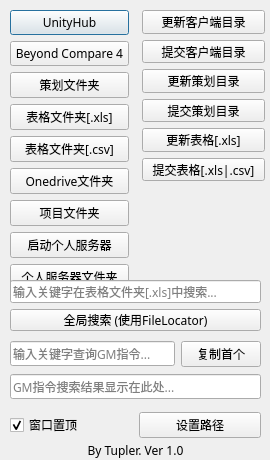
<?xml version="1.0" encoding="UTF-8"?>
<ui version="4.0">
 <class>Dialog</class>
 <widget class="QDialog" name="Dialog">
  <property name="enabled">
   <bool>true</bool>
  </property>
  <property name="geometry">
   <rect>
    <x>0</x>
    <y>0</y>
    <width>270</width>
    <height>460</height>
   </rect>
  </property>
  <property name="sizePolicy">
   <sizepolicy hsizetype="Ignored" vsizetype="Preferred">
    <horstretch>0</horstretch>
    <verstretch>0</verstretch>
   </sizepolicy>
  </property>
  <property name="minimumSize">
   <size>
    <width>270</width>
    <height>460</height>
   </size>
  </property>
  <property name="maximumSize">
   <size>
    <width>270</width>
    <height>460</height>
   </size>
  </property>
  <property name="font">
   <font>
    <family>宋体</family>
   </font>
  </property>
  <property name="windowTitle">
   <string>工具集</string>
  </property>
  <property name="windowIcon">
   <iconset>
    <normaloff>UI/icon_designSimpleTool.png</normaloff>UI/icon_designSimpleTool.png</iconset>
  </property>
  <property name="windowOpacity">
   <double>0.750000000000000</double>
  </property>
  <widget class="QWidget" name="verticalLayoutWidget">
   <property name="geometry">
    <rect>
     <x>10</x>
     <y>10</y>
     <width>121</width>
     <height>261</height>
    </rect>
   </property>
   <layout class="QVBoxLayout" name="lo_fastOpenTool">
    <property name="sizeConstraint">
     <enum>QLayout::SetMinimumSize</enum>
    </property>
    <property name="leftMargin">
     <number>0</number>
    </property>
    <property name="rightMargin">
     <number>2</number>
    </property>
    <item>
     <widget class="QPushButton" name="btn_openUnityHub">
      <property name="text">
       <string>UnityHub</string>
      </property>
     </widget>
    </item>
    <item>
     <widget class="QPushButton" name="btn_openBeyondCompare">
      <property name="text">
       <string>Beyond Compare 4</string>
      </property>
     </widget>
    </item>
    <item>
     <widget class="QPushButton" name="btn_openDesignFolder">
      <property name="text">
       <string>策划文件夹</string>
      </property>
     </widget>
    </item>
    <item>
     <widget class="QPushButton" name="btn_openExcelTableFolder">
      <property name="text">
       <string>表格文件夹[.xls]</string>
      </property>
     </widget>
    </item>
    <item>
     <widget class="QPushButton" name="btn_openExcelDataFolder">
      <property name="text">
       <string>表格文件夹[.csv]</string>
      </property>
     </widget>
    </item>
    <item>
     <widget class="QPushButton" name="btn_openOnedriveFolder">
      <property name="text">
       <string>Onedrive文件夹</string>
      </property>
     </widget>
    </item>
    <item>
     <widget class="QPushButton" name="btn_openProjectFolder">
      <property name="text">
       <string>项目文件夹</string>
      </property>
     </widget>
    </item>
    <item>
     <widget class="QPushButton" name="btn_runSelfServer">
      <property name="text">
       <string>启动个人服务器</string>
      </property>
     </widget>
    </item>
    <item>
     <widget class="QPushButton" name="btn_openSelfServerFolder">
      <property name="text">
       <string>个人服务器文件夹</string>
      </property>
     </widget>
    </item>
   </layout>
  </widget>
  <widget class="QWidget" name="verticalLayoutWidget_2">
   <property name="geometry">
    <rect>
     <x>140</x>
     <y>10</y>
     <width>125</width>
     <height>171</height>
    </rect>
   </property>
   <layout class="QVBoxLayout" name="lo_fastUpdataTool">
    <property name="leftMargin">
     <number>2</number>
    </property>
    <property name="rightMargin">
     <number>0</number>
    </property>
    <item>
     <widget class="QPushButton" name="btn_updataProjectFolder">
      <property name="text">
       <string>更新客户端目录</string>
      </property>
     </widget>
    </item>
    <item>
     <widget class="QPushButton" name="btn_commitProjectFolder">
      <property name="text">
       <string>提交客户端目录</string>
      </property>
     </widget>
    </item>
    <item>
     <widget class="QPushButton" name="btn_updataDesignFolder">
      <property name="text">
       <string>更新策划目录</string>
      </property>
     </widget>
    </item>
    <item>
     <widget class="QPushButton" name="btn_commitDesignFolder">
      <property name="font">
       <font>
        <family>宋体</family>
       </font>
      </property>
      <property name="autoFillBackground">
       <bool>false</bool>
      </property>
      <property name="styleSheet">
       <string notr="true"/>
      </property>
      <property name="text">
       <string>提交策划目录</string>
      </property>
     </widget>
    </item>
    <item>
     <widget class="QPushButton" name="btn_updataData">
      <property name="text">
       <string>更新表格[.xls]</string>
      </property>
     </widget>
    </item>
    <item>
     <widget class="QPushButton" name="btn_commitData">
      <property name="text">
       <string>提交表格[.xls|.csv]</string>
      </property>
     </widget>
    </item>
   </layout>
  </widget>
  <widget class="QWidget" name="verticalLayoutWidget_3">
   <property name="geometry">
    <rect>
     <x>10</x>
     <y>280</y>
     <width>251</width>
     <height>51</height>
    </rect>
   </property>
   <layout class="QVBoxLayout" name="lo_searchTextInExcelData">
    <item>
     <widget class="QLineEdit" name="le_inputSearchTextEditor">
      <property name="placeholderText">
       <string>输入关键字在表格文件夹[.xls]中搜索...</string>
      </property>
     </widget>
    </item>
    <item>
     <widget class="QPushButton" name="btn_submitToSearch">
      <property name="text">
       <string>全局搜索 (使用FileLocator)</string>
      </property>
     </widget>
    </item>
   </layout>
  </widget>
  <widget class="QWidget" name="horizontalLayoutWidget">
   <property name="geometry">
    <rect>
     <x>10</x>
     <y>410</y>
     <width>251</width>
     <height>31</height>
    </rect>
   </property>
   <layout class="QHBoxLayout" name="lo_setting">
    <item>
     <widget class="QCheckBox" name="cb_topThisWindow">
      <property name="enabled">
       <bool>true</bool>
      </property>
      <property name="tabletTracking">
       <bool>false</bool>
      </property>
      <property name="text">
       <string>窗口置顶</string>
      </property>
      <property name="checkable">
       <bool>true</bool>
      </property>
      <property name="checked">
       <bool>true</bool>
      </property>
     </widget>
    </item>
    <item>
     <widget class="QPushButton" name="btn_pathSetting">
      <property name="text">
       <string>设置路径</string>
      </property>
     </widget>
    </item>
   </layout>
  </widget>
  <widget class="QLabel" name="lb_coderSign">
   <property name="geometry">
    <rect>
     <x>10</x>
     <y>440</y>
     <width>251</width>
     <height>20</height>
    </rect>
   </property>
   <property name="text">
    <string>By Tupler. Ver 1.0</string>
   </property>
   <property name="alignment">
    <set>Qt::AlignCenter</set>
   </property>
  </widget>
  <widget class="QWidget" name="verticalLayoutWidget_4">
   <property name="geometry">
    <rect>
     <x>10</x>
     <y>340</y>
     <width>251</width>
     <height>61</height>
    </rect>
   </property>
   <layout class="QVBoxLayout" name="lo_consoleCodeSearch_v">
    <item>
     <layout class="QHBoxLayout" name="lo_consoleCodeSearch_h">
      <item>
       <widget class="QLineEdit" name="le_consoleCodeSearch">
        <property name="inputMask">
         <string/>
        </property>
        <property name="text">
         <string/>
        </property>
        <property name="placeholderText">
         <string>输入关键字查询GM指令...</string>
        </property>
       </widget>
      </item>
      <item>
       <widget class="QPushButton" name="btn_consoleCodeCopy">
        <property name="text">
         <string>复制首个</string>
        </property>
       </widget>
      </item>
     </layout>
    </item>
    <item>
     <widget class="QLineEdit" name="le_consoleCodeSearchResult">
      <property name="enabled">
       <bool>true</bool>
      </property>
      <property name="text">
       <string/>
      </property>
      <property name="dragEnabled">
       <bool>false</bool>
      </property>
      <property name="readOnly">
       <bool>true</bool>
      </property>
      <property name="placeholderText">
       <string>GM指令搜索结果显示在此处...</string>
      </property>
     </widget>
    </item>
   </layout>
  </widget>
 </widget>
 <resources/>
 <connections/>
</ui>
